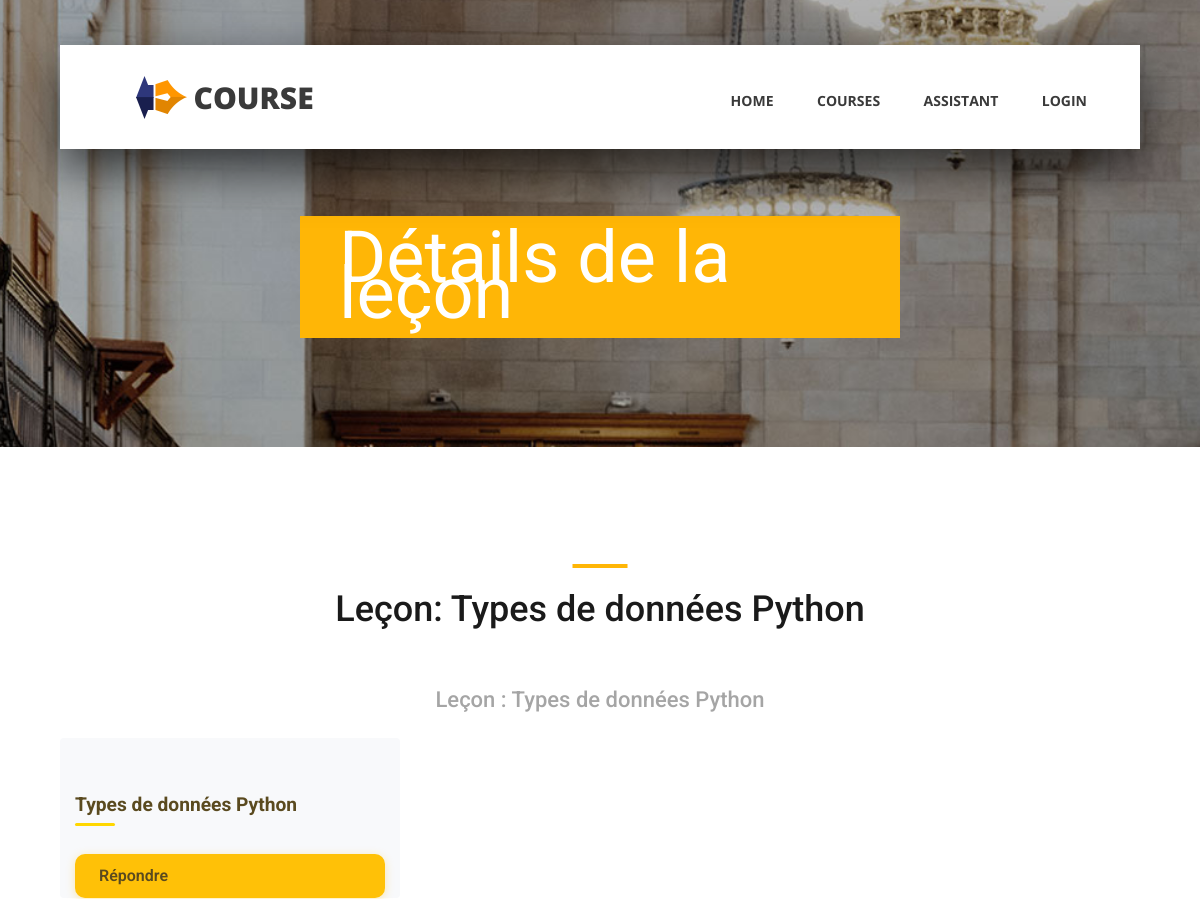
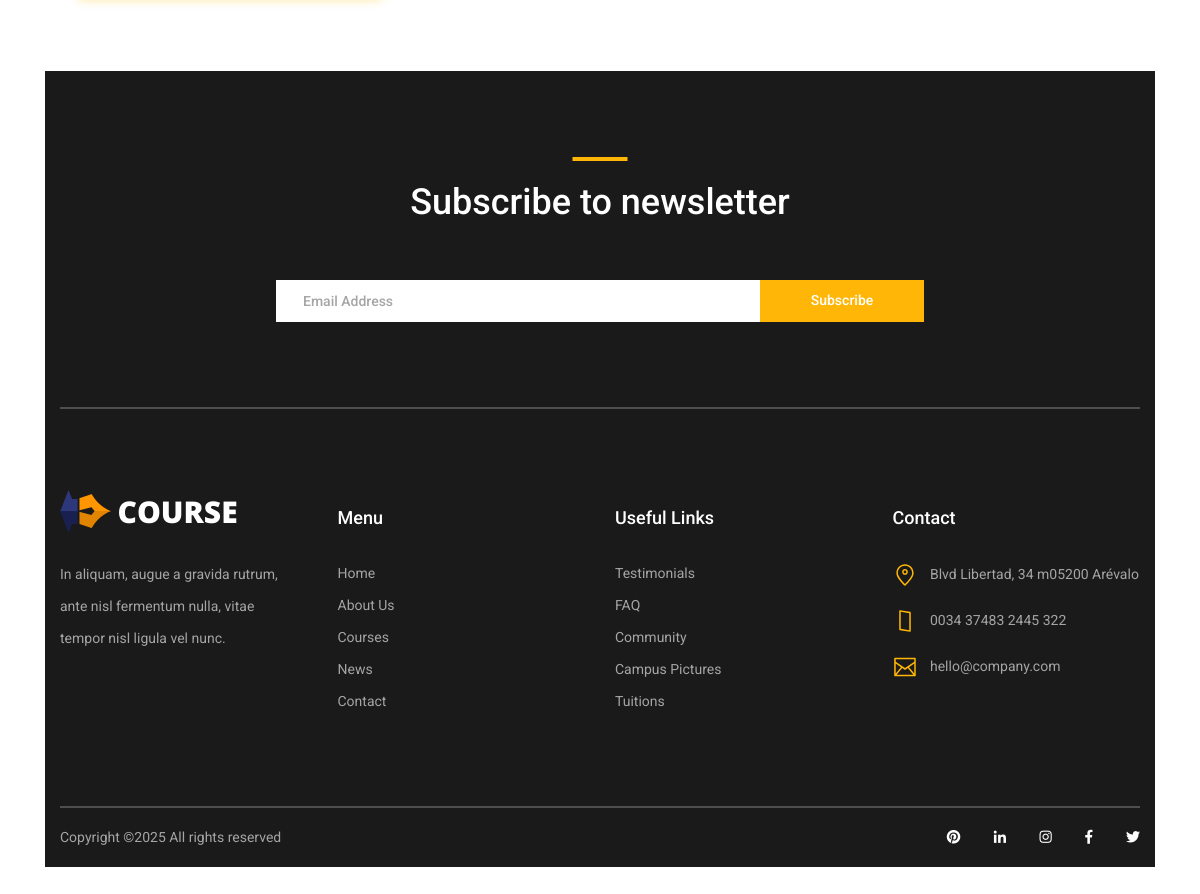
Page /lesson/7/ on the committed database (2 pictures, top to bottom).
### lesson/models.py (models this page shows, shortened)
class Lesson(models.Model):
    idLesson=models.AutoField(primary_key=True)
    cours=models.ForeignKey(Cours,on_delete=models.CASCADE,related_name='lessons')
    titrLesson=models.TextField()
    contenuLesson=models.TextField()
    niveau=models.IntegerField()
    estTermine=models.BooleanField(default=False)

### qcm/models.py (models this page shows, shortened)
class Qcm(models.Model):
    idQcm=models.AutoField(primary_key=True)
    lesson=models.ForeignKey(Lesson,on_delete=models.CASCADE,related_name='qcm')
    titreQcm=models.TextField()
    scoreMax=models.IntegerField(default=3, editable=False)

### lesson/views.py (the view)
# urls.py: path('<int:lesson_id>/', views.details_lesson, name='lessondet'),
def details_lesson(request, lesson_id):
    lesson = get_object_or_404(Lesson, pk=lesson_id)
    qcms = lesson.qcm.all()
    return render(request, 'lesson.html', {'lesson': lesson,'qcms': qcms})

### templates/lesson.html (shortened to what this page needs)
{% load static %}
<!DOCTYPE html>
<html lang="en">
<head>
    <link rel="stylesheet" type="text/css" href="{% static 'styles/bootstrap4/bootstrap.min.css' %}">
    <link href="{% static 'plugins/fontawesome-free-5.0.1/css/fontawesome-all.css' %}" rel="stylesheet" type="text/css">
    <link rel="stylesheet" type="text/css" href="{% static 'styles/courses_styles.css' %}">
    <link rel="stylesheet" type="text/css" href="{% static 'styles/courses_responsive.css' %}">
    <link rel="stylesheet" type="text/css" href="{% static 'styles/qcm.css' %}">
</head>
<body>
<div class="super_container">
    <header class="header d-flex flex-row">
        <div class="header_content d-flex flex-row align-items-center">
            <div class="logo_container">
                <div class="logo">
                    <img src="{% static 'images/logo.png' %}" alt="">
                    <span>course</span>
                </div>
            </div>
            <nav class="main_nav_container">
                <div class="main_nav">
                    <ul class="main_nav_list">
                        <li class="main_nav_item"><a href="{% url 'index' %}">home</a></li>
                        <li class="main_nav_item"><a href="{% url 'cours:liste' %}">courses</a></li>
                        <li class="main_nav_item"><a href="{% url 'chat' %}">Assistant</a></li>
                        <li  class="main_nav_item">
							{% if user.is_authenticated %}
							<a class="page-scroll" href="{% url 'logout' %}">Logout</a>
							{% else %}
							<a class="page-scroll" href="{% url 'login' %}">Login</a>
							{% endif %}
					    </li>
                    </ul>
                </div>
            </nav>
        </div>
    </header>
    <div class="home">
        <div class="home_background_container prlx_parent">
        </div>
        <div class="home_content">
            <h1>Détails de la leçon</h1>
        </div>
    </div>
    <div class="popular page_section">
        <div class="container">
            <div class="row">
                <div class="col">
                    <div class="section_title text-center">
                        <h1>Leçon: {{lesson.titrLesson}}</h1>
                    </div>
                </div>
            </div>
<div class="container my-5">
    <h2 class="text-center mb-4">Leçon : {{ lesson.titrLesson }}</h2>
    <div class="row">
        {% for q in qcms %}
        <div class="col-md-4 mb-4">
            <div class="card h-100 shadow-sm">
                <div class="card-body d-flex flex-column justify-content-between">
                    <h5 class="card-title">{{ q.titreQcm }}</h5>
                    <a href="{% url 'qcm:questions' q.idQcm %}" class="btn btn-primary mt-3">Répondre</a>
                </div>
            </div>
        </div>
        {% empty %}
        <div class="col-12">
            <p class="text-center">Aucun QCM disponible pour cette leçon.</p>
        </div>
        {% endfor %}
    </div>
</div>
    <footer class="footer">
        <div class="container">
            <div class="newsletter">
                <div class="row">
                    <div class="col">
                        <div class="section_title text-center">
                            <h1>Subscribe to newsletter</h1>
                        </div>
                    </div>
                </div>
                <div class="row">
                    <div class="col text-center">
                        <div class="newsletter_form_container mx-auto">
                            <form method="post">
                                <div class="newsletter_form d-flex flex-md-row flex-column flex-xs-column align-items-center justify-content-center">
                                    <input type="email" name="email" class="newsletter_email" placeholder="Email Address" required>
                                    <button type="submit" class="newsletter_submit_btn trans_300">Subscribe</button>
                                </div>
                            </form>
                        </div>
                    </div>
                </div>
            </div>
            <div class="footer_content">
                <div class="row">
                    <div class="col-lg-3 footer_col">
                        <div class="logo_container">
                            <div class="logo">
                                <img src="{% static 'images/logo.png' %}" alt="">
                                <span>course</span>
                            </div>
                        </div>
                        <p class="footer_about_text">In aliquam, augue a gravida rutrum, ante nisl fermentum nulla, vitae tempor nisl ligula vel nunc.</p>
                    </div>
                    <div class="col-lg-3 footer_col">
                        <div class="footer_column_title">Menu</div>
                        <div class="footer_column_content">
                            <ul>
                                <li class="footer_list_item"><a href="{% url 'index' %}">Home</a></li>
                                <li class="footer_list_item"><a href="#">About Us</a></li>
                                <li class="footer_list_item"><a href="#">Courses</a></li>
                                <li class="footer_list_item"><a href="#">News</a></li>
                                <li class="footer_list_item"><a href="#">Contact</a></li>
                            </ul>
                        </div>
                    </div>
                    <div class="col-lg-3 footer_col">
                        <div class="footer_column_title">Useful Links</div>
                        <div class="footer_column_content">
                            <ul>
                                <li class="footer_list_item"><a href="#">Testimonials</a></li>
                                <li class="footer_list_item"><a href="#">FAQ</a></li>
                                <li class="footer_list_item"><a href="#">Community</a></li>
                                <li class="footer_list_item"><a href="#">Campus Pictures</a></li>
                                <li class="footer_list_item"><a href="#">Tuitions</a></li>
                            </ul>
                        </div>
                    </div>
                    <div class="col-lg-3 footer_col">
                        <div class="footer_column_title">Contact</div>
                        <div class="footer_column_content">
                            <ul>
                                <li class="footer_contact_item">
                                    <div class="footer_contact_icon">
                                        <img src="{% static 'images/placeholder.svg' %}" alt="">
                                    </div>
                                    Blvd Libertad, 34 m05200 Arévalo
                                </li>
                                <li class="footer_contact_item">
                                    <div class="footer_contact_icon">
                                        <img src="{% static 'images/smartphone.svg' %}" alt="">
                                    </div>
                                    0034 37483 2445 322
                                </li>
                                <li class="footer_contact_item">
                                    <div class="footer_contact_icon">
                                        <img src="{% static 'images/envelope.svg' %}" alt="">
                                    </div>
                                    hello@company.com
                                </li>
                            </ul>
                        </div>
                    </div>
                </div>
            </div>
            <div class="footer_bar d-flex flex-column flex-sm-row align-items-center">
                <div class="footer_copyright">
                    <span>Copyright &copy;<script>document.write(new Date().getFullYear());</script> All rights reserved</span>
                </div>
                <div class="footer_social ml-sm-auto">
                    <ul class="menu_social">
                        <li class="menu_social_item"><a href="#"><i class="fab fa-pinterest"></i></a></li>
                        <li class="menu_social_item"><a href="#"><i class="fab fa-linkedin-in"></i></a></li>
                        <li class="menu_social_item"><a href="#"><i class="fab fa-instagram"></i></a></li>
                        <li class="menu_social_item"><a href="#"><i class="fab fa-facebook-f"></i></a></li>
                        <li class="menu_social_item"><a href="#"><i class="fab fa-twitter"></i></a></li>
                    </ul>
                </div>
            </div>
        </div>
    </footer>
</div>
</body>
</html>

### static/styles/courses_responsive.css (style rules this page uses)
@media only screen and (max-width: 1380px) { .header { width: 1200px; } }
@media only screen and (max-width: 1380px) { .header_content { width: calc(100% - 219px); } }
@media only screen and (max-width: 1380px) { .main_nav_container { padding-right: 63px; } }
@media only screen and (max-width: 1280px) { .header { width: 90%; } }
@media only screen and (max-width: 1280px) { .header_content { width: 100%; } }
@media only screen and (max-width: 1280px) { .main_nav_container { padding-right: 53px; } }
@media only screen and (max-width: 1280px) { .card-title { font-size: 20px; } }

### static/styles/qcm.css (style rules this page uses)
.btn-primary { background-color: #FFC107; border: none; padding: 10px 24px; border-radius: 10px; font-weight: 600; transition: all 0.3s cubic-bezier(0.25, 0.8, 0.25, 1); color: #5A4A1F; position: relative; overflow: hidden; box-shadow: 0 2px 10px rgba(255, 193, 7, 0.3); display: inline-flex; align-items: center; gap: 8px; }
.btn-primary::after { content: ''; position: absolute; top: 50%; left: 50%; width: 5px; height: 5px; background: rgba(255, 255, 255, 0.5); opacity: 0; border-radius: 100%; transform: scale(1, 1) translate(-50%, -50%); transform-origin: 50% 50%; }
.card-title { color: #5A4A1F; font-size: 1.2rem; font-weight: 700; position: relative; padding-bottom: 10px; }
.card-title::after { content: ''; position: absolute; bottom: 0; left: 0; width: 40px; height: 3px; background: #FFD700; border-radius: 3px; }

### rows in the picture
Lesson: titrLesson "Types de données Python"
Qcm: titreQcm "Types de données Python"
